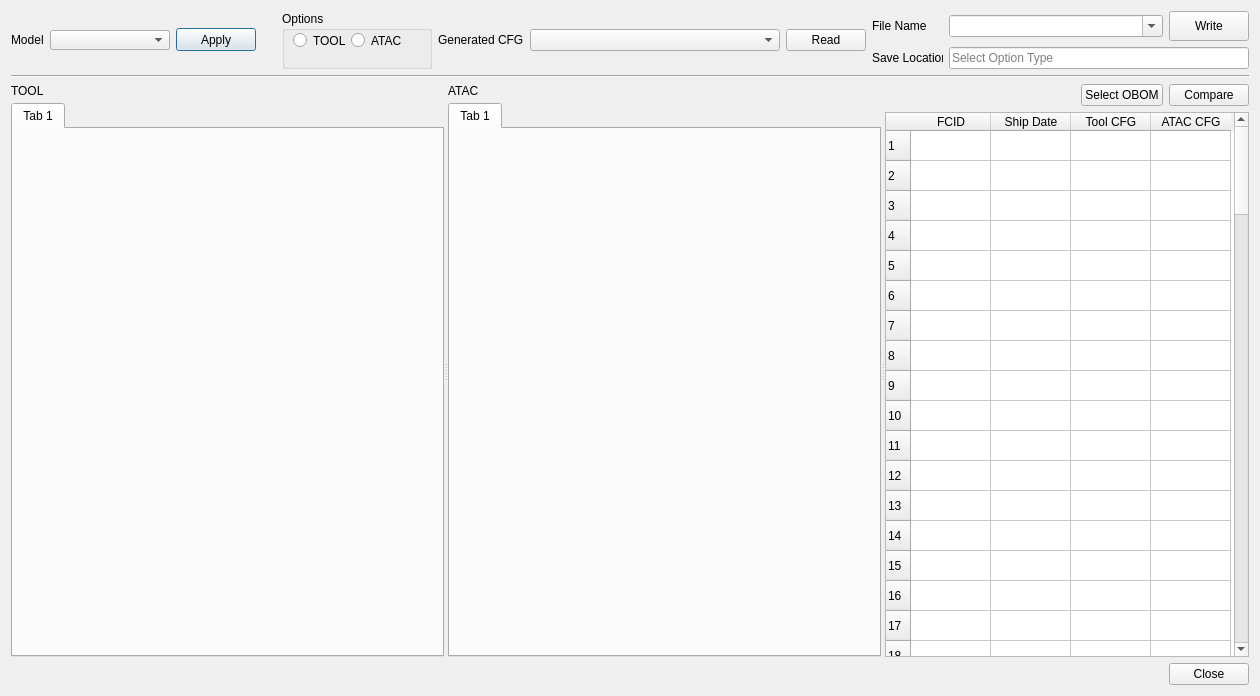
<?xml version="1.0" encoding="UTF-8"?>
<ui version="4.0">
 <class>Dialog</class>
 <widget class="QDialog" name="Dialog">
  <property name="geometry">
   <rect>
    <x>0</x>
    <y>0</y>
    <width>1175</width>
    <height>696</height>
   </rect>
  </property>
  <property name="windowTitle">
   <string>Dialog</string>
  </property>
  <layout class="QVBoxLayout" name="verticalLayout_3">
   <item>
    <layout class="QHBoxLayout" name="horizontalLayout_8">
     <item>
      <layout class="QHBoxLayout" name="horizontalLayout_5">
       <item>
        <widget class="QLabel" name="label">
         <property name="maximumSize">
          <size>
           <width>41</width>
           <height>23</height>
          </size>
         </property>
         <property name="text">
          <string>Model</string>
         </property>
        </widget>
       </item>
       <item>
        <widget class="QComboBox" name="cbx_model">
         <property name="minimumSize">
          <size>
           <width>120</width>
           <height>0</height>
          </size>
         </property>
         <property name="maximumSize">
          <size>
           <width>175</width>
           <height>20</height>
          </size>
         </property>
        </widget>
       </item>
       <item>
        <widget class="QPushButton" name="btn_apply">
         <property name="maximumSize">
          <size>
           <width>91</width>
           <height>23</height>
          </size>
         </property>
         <property name="text">
          <string>Apply</string>
         </property>
        </widget>
       </item>
       <item>
        <spacer name="horizontalSpacer_5">
         <property name="orientation">
          <enum>Qt::Horizontal</enum>
         </property>
         <property name="sizeType">
          <enum>QSizePolicy::Fixed</enum>
         </property>
         <property name="sizeHint" stdset="0">
          <size>
           <width>20</width>
           <height>20</height>
          </size>
         </property>
        </spacer>
       </item>
      </layout>
     </item>
     <item>
      <layout class="QHBoxLayout" name="horizontalLayout_6">
       <item>
        <widget class="QGroupBox" name="groupBox">
         <property name="minimumSize">
          <size>
           <width>150</width>
           <height>41</height>
          </size>
         </property>
         <property name="maximumSize">
          <size>
           <width>16777215</width>
           <height>100</height>
          </size>
         </property>
         <property name="title">
          <string>Options</string>
         </property>
         <widget class="QWidget" name="layoutWidget">
          <property name="geometry">
           <rect>
            <x>11</x>
            <y>20</y>
            <width>108</width>
            <height>19</height>
           </rect>
          </property>
          <layout class="QHBoxLayout" name="horizontalLayout_7">
           <item>
            <widget class="QRadioButton" name="radioButton_tool">
             <property name="text">
              <string>TOOL</string>
             </property>
            </widget>
           </item>
           <item>
            <widget class="QRadioButton" name="radioButton_atac">
             <property name="minimumSize">
              <size>
               <width>50</width>
               <height>0</height>
              </size>
             </property>
             <property name="maximumSize">
              <size>
               <width>100</width>
               <height>16777215</height>
              </size>
             </property>
             <property name="text">
              <string>ATAC</string>
             </property>
            </widget>
           </item>
          </layout>
         </widget>
        </widget>
       </item>
       <item>
        <widget class="QLabel" name="label_4">
         <property name="text">
          <string>Generated CFG</string>
         </property>
        </widget>
       </item>
       <item>
        <widget class="QComboBox" name="cbx_generated_cfg">
         <property name="minimumSize">
          <size>
           <width>250</width>
           <height>0</height>
          </size>
         </property>
        </widget>
       </item>
       <item>
        <widget class="QPushButton" name="btn_geneated_cfg_read">
         <property name="text">
          <string>Read</string>
         </property>
        </widget>
       </item>
       <item>
        <spacer name="horizontalSpacer_3">
         <property name="orientation">
          <enum>Qt::Horizontal</enum>
         </property>
         <property name="sizeHint" stdset="0">
          <size>
           <width>40</width>
           <height>20</height>
          </size>
         </property>
        </spacer>
       </item>
       <item>
        <layout class="QVBoxLayout" name="verticalLayout_2">
         <item>
          <layout class="QHBoxLayout" name="horizontalLayout_3">
           <item>
            <widget class="QLabel" name="label_2">
             <property name="minimumSize">
              <size>
               <width>71</width>
               <height>20</height>
              </size>
             </property>
             <property name="maximumSize">
              <size>
               <width>71</width>
               <height>16777215</height>
              </size>
             </property>
             <property name="text">
              <string>File Name</string>
             </property>
            </widget>
           </item>
           <item>
            <widget class="QComboBox" name="cbx_file">
             <property name="editable">
              <bool>true</bool>
             </property>
            </widget>
           </item>
           <item>
            <widget class="QPushButton" name="btn_write">
             <property name="sizePolicy">
              <sizepolicy hsizetype="Minimum" vsizetype="Preferred">
               <horstretch>0</horstretch>
               <verstretch>0</verstretch>
              </sizepolicy>
             </property>
             <property name="maximumSize">
              <size>
               <width>80</width>
               <height>30</height>
              </size>
             </property>
             <property name="text">
              <string>Write</string>
             </property>
            </widget>
           </item>
          </layout>
         </item>
         <item>
          <layout class="QHBoxLayout" name="horizontalLayout_2">
           <item>
            <widget class="QLabel" name="label_3">
             <property name="minimumSize">
              <size>
               <width>71</width>
               <height>0</height>
              </size>
             </property>
             <property name="text">
              <string>Save Location</string>
             </property>
            </widget>
           </item>
           <item>
            <widget class="QLineEdit" name="edit_dir">
             <property name="minimumSize">
              <size>
               <width>300</width>
               <height>0</height>
              </size>
             </property>
             <property name="text">
              <string/>
             </property>
             <property name="placeholderText">
              <string>Select Option Type</string>
             </property>
            </widget>
           </item>
          </layout>
         </item>
        </layout>
       </item>
      </layout>
     </item>
    </layout>
   </item>
   <item>
    <widget class="Line" name="line">
     <property name="orientation">
      <enum>Qt::Horizontal</enum>
     </property>
    </widget>
   </item>
   <item>
    <widget class="QSplitter" name="splitter">
     <property name="orientation">
      <enum>Qt::Horizontal</enum>
     </property>
     <widget class="QWidget" name="layoutWidget">
      <layout class="QVBoxLayout" name="verticalLayout_4">
       <item>
        <widget class="QLabel" name="label_5">
         <property name="maximumSize">
          <size>
           <width>321</width>
           <height>13</height>
          </size>
         </property>
         <property name="text">
          <string>TOOL</string>
         </property>
        </widget>
       </item>
       <item>
        <widget class="QTabWidget" name="tabWidget_tool">
         <property name="sizePolicy">
          <sizepolicy hsizetype="Preferred" vsizetype="Preferred">
           <horstretch>0</horstretch>
           <verstretch>0</verstretch>
          </sizepolicy>
         </property>
         <property name="minimumSize">
          <size>
           <width>300</width>
           <height>300</height>
          </size>
         </property>
         <property name="maximumSize">
          <size>
           <width>16777215</width>
           <height>16777215</height>
          </size>
         </property>
         <property name="currentIndex">
          <number>0</number>
         </property>
         <widget class="QWidget" name="tab_1">
          <property name="minimumSize">
           <size>
            <width>300</width>
            <height>0</height>
           </size>
          </property>
          <property name="autoFillBackground">
           <bool>false</bool>
          </property>
          <attribute name="title">
           <string>Tab 1</string>
          </attribute>
         </widget>
        </widget>
       </item>
      </layout>
     </widget>
     <widget class="QWidget" name="layoutWidget">
      <layout class="QVBoxLayout" name="verticalLayout_5">
       <item>
        <widget class="QLabel" name="label_6">
         <property name="maximumSize">
          <size>
           <width>321</width>
           <height>13</height>
          </size>
         </property>
         <property name="text">
          <string>ATAC</string>
         </property>
        </widget>
       </item>
       <item>
        <widget class="QTabWidget" name="tabWidget_atac">
         <property name="sizePolicy">
          <sizepolicy hsizetype="Preferred" vsizetype="Preferred">
           <horstretch>0</horstretch>
           <verstretch>0</verstretch>
          </sizepolicy>
         </property>
         <property name="minimumSize">
          <size>
           <width>300</width>
           <height>300</height>
          </size>
         </property>
         <property name="maximumSize">
          <size>
           <width>16777215</width>
           <height>16777215</height>
          </size>
         </property>
         <property name="currentIndex">
          <number>0</number>
         </property>
         <widget class="QWidget" name="tab_2">
          <property name="minimumSize">
           <size>
            <width>300</width>
            <height>0</height>
           </size>
          </property>
          <property name="autoFillBackground">
           <bool>false</bool>
          </property>
          <attribute name="title">
           <string>Tab 1</string>
          </attribute>
         </widget>
        </widget>
       </item>
      </layout>
     </widget>
     <widget class="QWidget" name="layoutWidget">
      <layout class="QVBoxLayout" name="verticalLayout_mps">
       <item>
        <layout class="QHBoxLayout" name="horizontalLayout">
         <item>
          <spacer name="horizontalSpacer">
           <property name="orientation">
            <enum>Qt::Horizontal</enum>
           </property>
           <property name="sizeHint" stdset="0">
            <size>
             <width>40</width>
             <height>20</height>
            </size>
           </property>
          </spacer>
         </item>
         <item>
          <widget class="QPushButton" name="btn_obom">
           <property name="maximumSize">
            <size>
             <width>91</width>
             <height>23</height>
            </size>
           </property>
           <property name="text">
            <string>Select OBOM</string>
           </property>
          </widget>
         </item>
         <item>
          <widget class="QPushButton" name="btn_compare">
           <property name="maximumSize">
            <size>
             <width>91</width>
             <height>23</height>
            </size>
           </property>
           <property name="text">
            <string>Compare</string>
           </property>
          </widget>
         </item>
        </layout>
       </item>
       <item>
        <widget class="QTableWidget" name="table_mps">
         <property name="rowCount">
          <number>100</number>
         </property>
         <attribute name="horizontalHeaderDefaultSectionSize">
          <number>80</number>
         </attribute>
         <row/>
         <row/>
         <row/>
         <row/>
         <row/>
         <row/>
         <row/>
         <row/>
         <row/>
         <row/>
         <row/>
         <row/>
         <row/>
         <row/>
         <row/>
         <row/>
         <row/>
         <row/>
         <row/>
         <row/>
         <row/>
         <row/>
         <row/>
         <row/>
         <row/>
         <row/>
         <row/>
         <row/>
         <row/>
         <row/>
         <row/>
         <row/>
         <row/>
         <row/>
         <row/>
         <row/>
         <row/>
         <row/>
         <row/>
         <row/>
         <row/>
         <row/>
         <row/>
         <row/>
         <row/>
         <row/>
         <row/>
         <row/>
         <row/>
         <row/>
         <row/>
         <row/>
         <row/>
         <row/>
         <row/>
         <row/>
         <row/>
         <row/>
         <row/>
         <row/>
         <row/>
         <row/>
         <row/>
         <row/>
         <row/>
         <row/>
         <row/>
         <row/>
         <row/>
         <row/>
         <row/>
         <row/>
         <row/>
         <row/>
         <row/>
         <row/>
         <row/>
         <row/>
         <row/>
         <row/>
         <row/>
         <row/>
         <row/>
         <row/>
         <row/>
         <row/>
         <row/>
         <row/>
         <row/>
         <row/>
         <row/>
         <row/>
         <row/>
         <row/>
         <row/>
         <row/>
         <row/>
         <row/>
         <row/>
         <row/>
         <column>
          <property name="text">
           <string>FCID</string>
          </property>
         </column>
         <column>
          <property name="text">
           <string>Ship Date</string>
          </property>
         </column>
         <column>
          <property name="text">
           <string>Tool CFG</string>
          </property>
         </column>
         <column>
          <property name="text">
           <string>ATAC CFG</string>
          </property>
         </column>
        </widget>
       </item>
      </layout>
     </widget>
    </widget>
   </item>
   <item>
    <layout class="QHBoxLayout" name="horizontalLayout_4">
     <item>
      <spacer name="horizontalSpacer_2">
       <property name="orientation">
        <enum>Qt::Horizontal</enum>
       </property>
       <property name="sizeHint" stdset="0">
        <size>
         <width>40</width>
         <height>20</height>
        </size>
       </property>
      </spacer>
     </item>
     <item>
      <widget class="QPushButton" name="pushButton">
       <property name="text">
        <string>Close</string>
       </property>
      </widget>
     </item>
    </layout>
   </item>
  </layout>
 </widget>
 <resources/>
 <connections/>
</ui>
